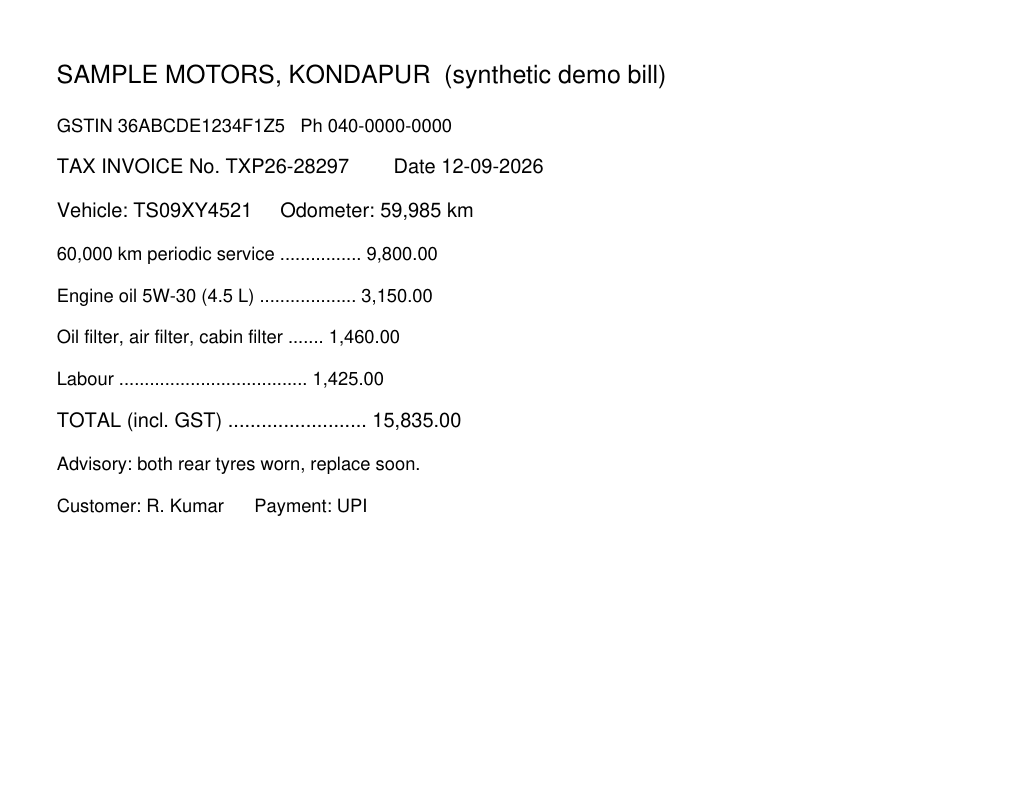
#> input picture demo/synthetic/bill_TS09XY4521_service_demo.png, 1034 x 800 px
$ python make_tilted_photo.py
#> lines starting #> are read from the running program, lines starting #| are printed output that depends on the picture; after the words box and inside, x2 and y2 are one past the last pixel; in counts of white or black regions, pixels touching at a corner belong together
"""Turn the clean synthetic bill into what a driver actually sends: a phone photo of the bill lying tilted on a
car seat, with the surroundings in frame. Synthetic in, synthetic out; this is the input for the SAM photo step.

    python demo/make_tilted_photo.py
"""
import pathlib
import random

from PIL import Image, ImageDraw, ImageFilter

ROOT = pathlib.Path(__file__).resolve().parents[1]
SRC = ROOT / "demo" / "synthetic" / "bill_TS09XY4521_service_demo.png"
OUT = ROOT / "demo" / "synthetic" / "photo_TS09XY4521_tilted_demo.jpg"


def main() -> None:
    random.seed(7)
    bill = Image.open(SRC).convert("RGB")
#> bill is the input picture: PIL image 1034x800 RGB; min 0, max 255, mean 250.1
    bill = bill.resize((round(bill.width * 0.62), round(bill.height * 0.62)), Image.LANCZOS)
#> bill: PIL image 641x496 RGB
    # a faint paper shadow and a slight warm cast, as a phone camera would give
    paper = Image.new("RGB", (bill.width + 16, bill.height + 16), (236, 232, 222))
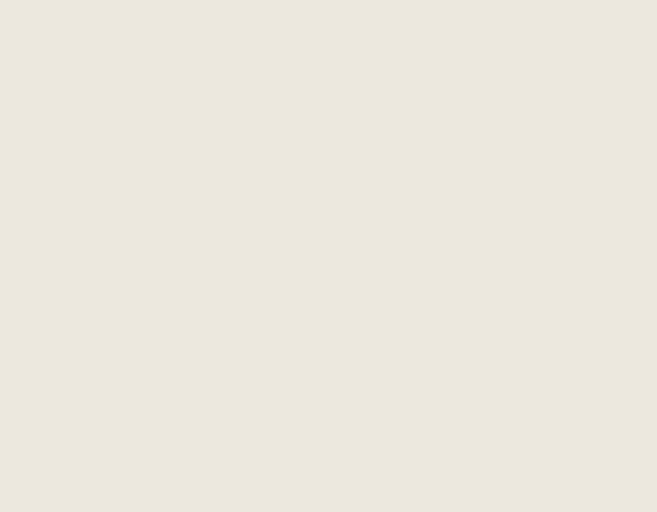
#> paper: PIL image 657x512 RGB; mean R, G, B 236, 232, 222
    paper.paste(bill, (8, 8))
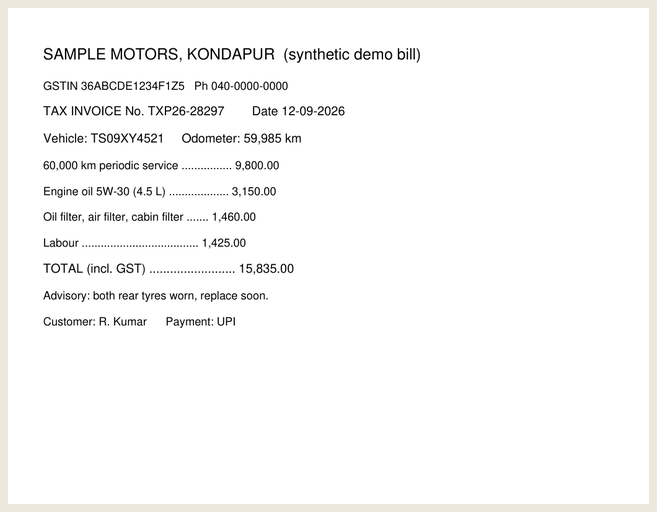
#> paper: PIL image 657x512 RGB; mean R, G, B 249, 248.8, 248.2
    tilted = paper.rotate(7.5, expand=True, resample=Image.BICUBIC, fillcolor=(0, 0, 0))
    mask = Image.new("L", paper.size, 255).rotate(7.5, expand=True, resample=Image.BICUBIC, fillcolor=0)
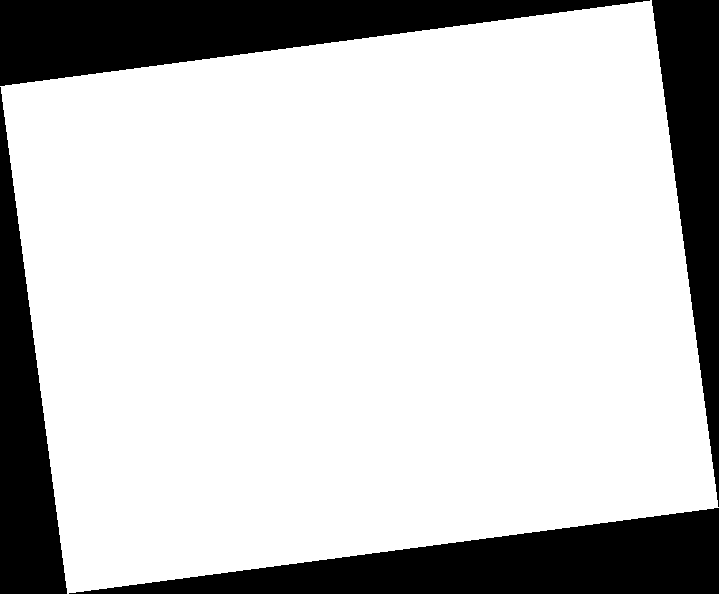
#> mask: PIL image 719x594 L; 78.8% white; 4 black regions, box (x1, y1, x2, y2) and area: (0, 0, 650, 86) 28166, (69, 508, 719, 594) 28166, (652, 0, 719, 507) 17185, (0, 87, 67, 594) 17185
    shadow = Image.new("L", mask.size, 0)
#> shadow: PIL image 719x594 L; every value is 0
    shadow.paste(mask, (14, 18))
#> shadow: PIL image 719x594 L; 78.3% white; 2 black regions, box (x1, y1, x2, y2) and area: (0, 0, 719, 594) 75944, (219, 528, 719, 594) 16681
    shadow = shadow.filter(ImageFilter.GaussianBlur(14))
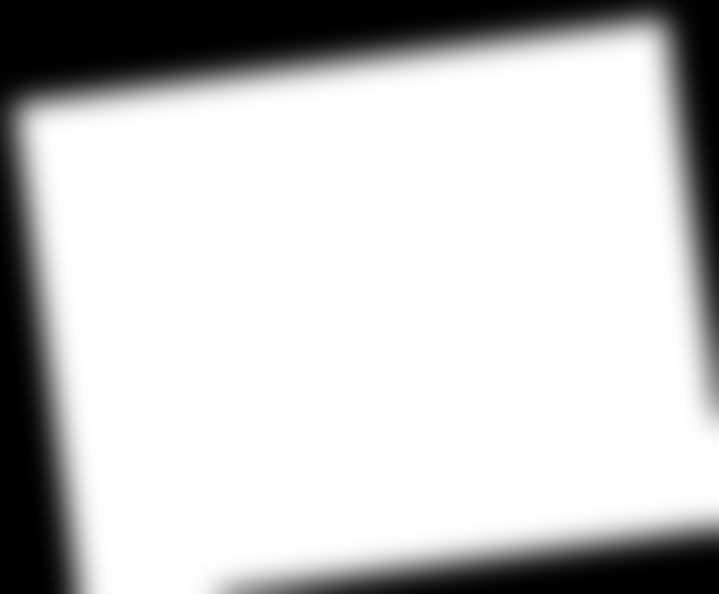
#> shadow: PIL image 719x594 L; min 0, max 255, mean 199.4

    w, h = tilted.width + 420, tilted.height + 360
#> w = 1139; h = 954
    seat = Image.new("RGB", (w, h), (58, 54, 52))
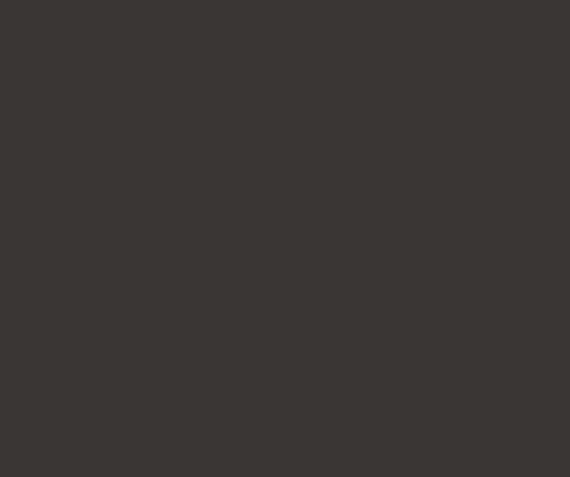
#> seat: PIL image 1139x954 RGB (shown at 1/2 size); mean R, G, B 58, 54, 52
    d = ImageDraw.Draw(seat)
    for i in range(0, w + h, 26):                      # stitched seat fabric
        d.line((i, 0, i - h, h), fill=(66, 62, 60), width=9)
    for _ in range(2200):                              # grain
        x, y = random.randrange(w), random.randrange(h)
        d.point((x, y), fill=(random.randrange(48, 78),) * 3)
    dark = Image.new("RGB", seat.size, (30, 28, 27))
    sh = Image.new("L", seat.size, 0)
#> sh: PIL image 1139x954 L; every value is 0
    sh.paste(shadow, (210, 180))
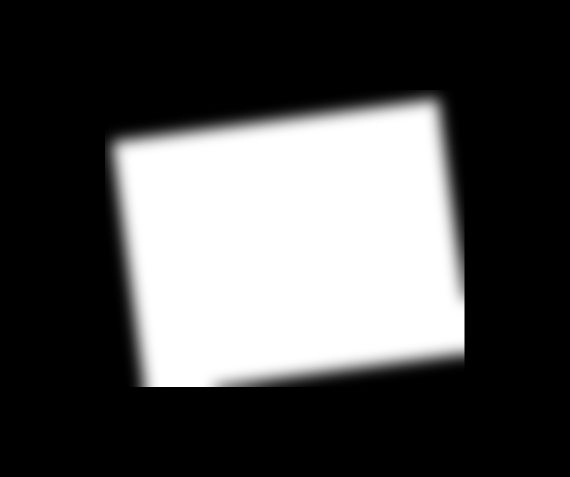
#> sh: PIL image 1139x954 L (shown at 1/2 size); min 0, max 255, mean 78.4
    seat = Image.composite(dark, seat, sh.point(lambda v: int(v * 0.6)))
    seat.paste(tilted, (196, 162), mask)
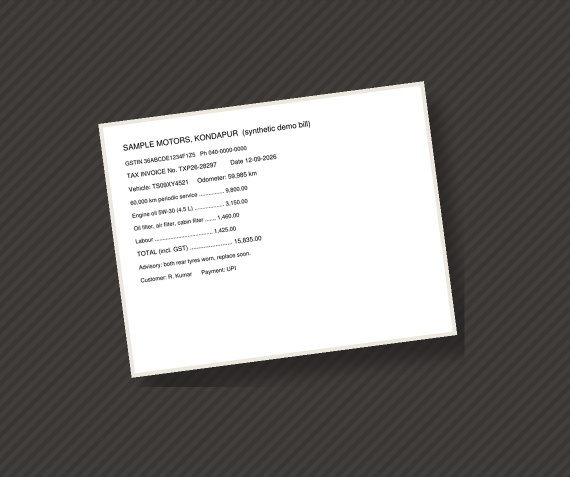
#> seat: PIL image 1139x954 RGB (shown at 1/2 size); mean R, G, B 119.2, 116.4, 114.9
    seat = seat.filter(ImageFilter.GaussianBlur(0.4))
    seat.save(OUT, "JPEG", quality=86)
    print("%s  %dx%d  %.0f KB" % (OUT.relative_to(ROOT), seat.width, seat.height, OUT.stat().st_size / 1024))
#| demo/synthetic/photo_TS09XY4521_tilted_demo.jpg  1139x954  117 KB


if __name__ == "__main__":
    main()
